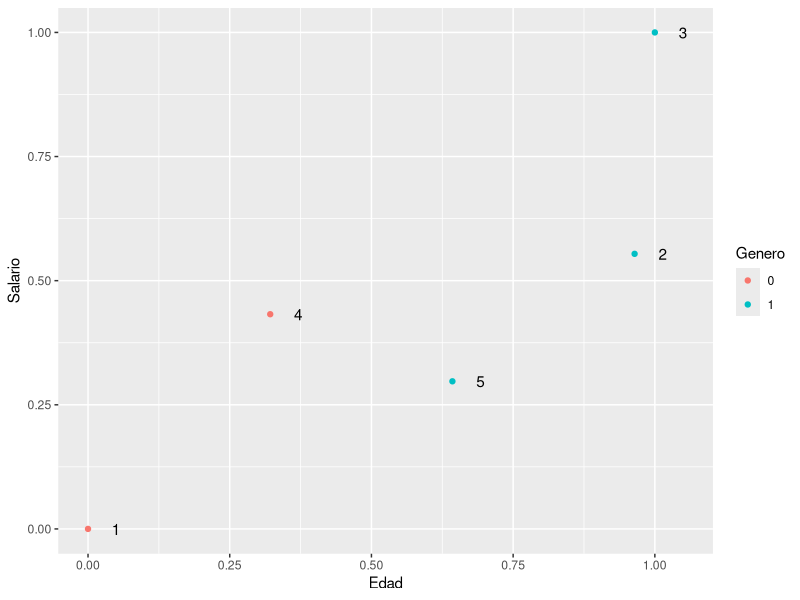
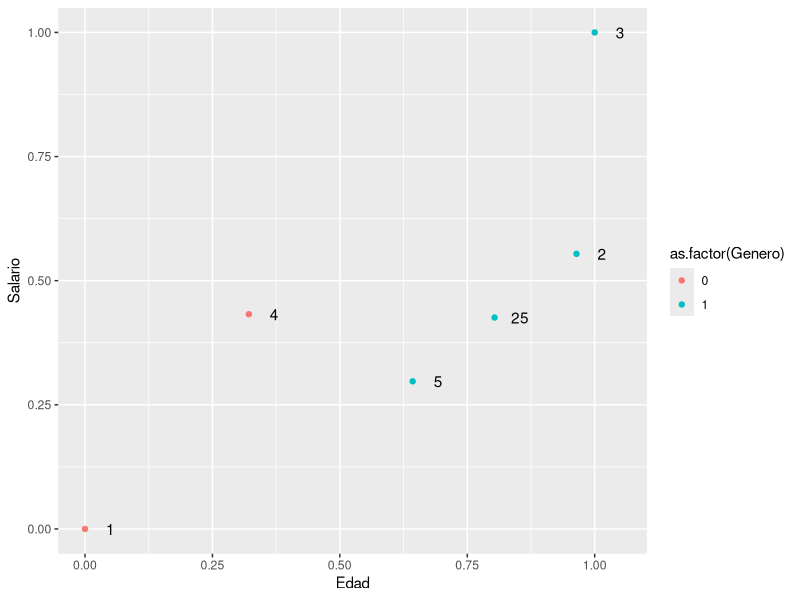
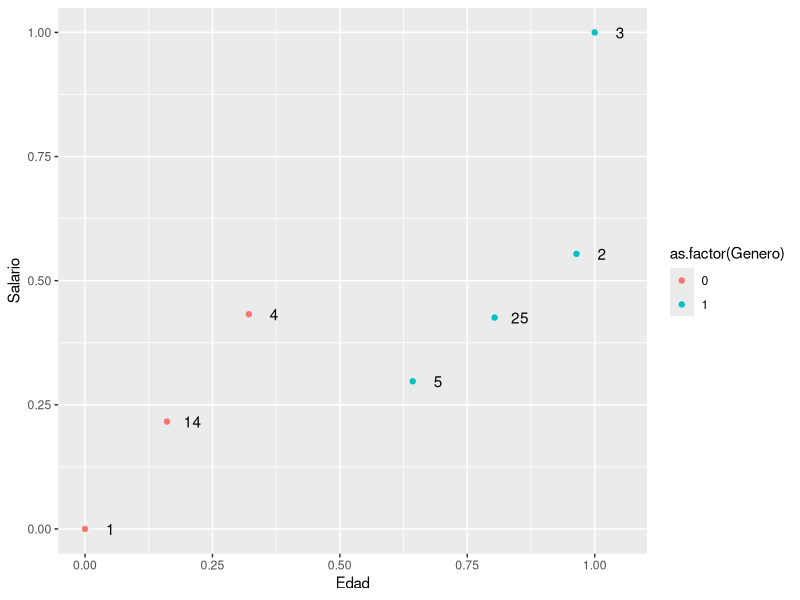
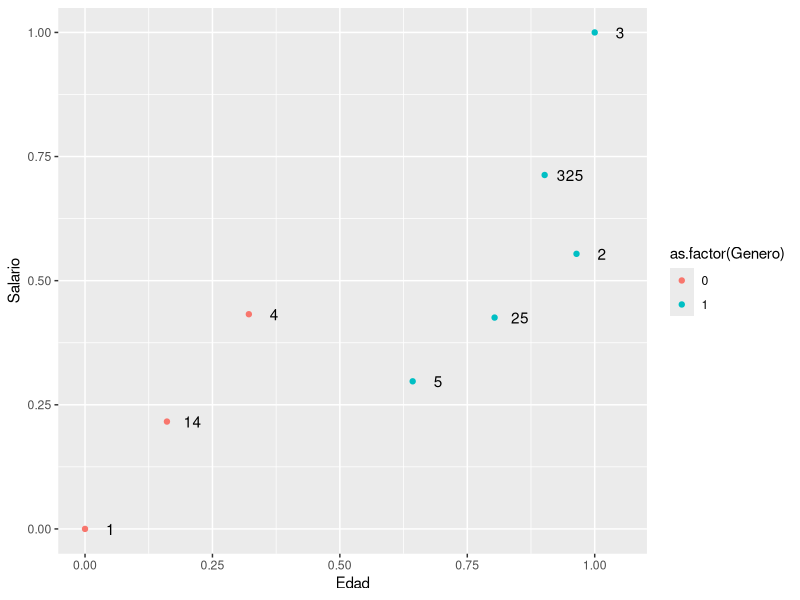

Generate these figures, in order, with R:
################## R Lab ################## 
################## Análisis de clusters ##################
#----------------------------------------------------------#
#----------------------------------------------------------#
####### Retos de clase - 8.4 Custering aglomerativo para empleados de Deloitte #################
# --- Inicio resolucion  ---
#Librerias
library(ggplot2) #libreria grafica

#Dados 5 empleados de Deloitte caracterizados por el siguiente dataframe
df_deloitte <- data.frame (
  ID  = c(1,2,3,4,5),
  Genero = c("F", "M","M","F","M"),
  Edad = c(24,51,52,33,42), # años
  Salario =c(23,64,97,55,45) #k€
)

#Transformación de datos.
#Explicar pq es necesario crear la variable dummy sobre genero.

#Explicar pq se hace una normalizacion de datos.
df_deloitteS =  data.frame(
  Edad =  (df_deloitte$Edad - min(df_deloitte$Edad)) / (max(df_deloitte$Edad) - min(df_deloitte$Edad)),
  Salario =  (df_deloitte$Salario - min(df_deloitte$Salario)) / (max(df_deloitte$Salario) - min(df_deloitte$Salario)),
  Genero = ifelse( df_deloitte$Genero == "M",1,0))

rownames (df_deloitteS)= df_deloitte$ID
#Visualizamos datos
ggplot(data=df_deloitteS, aes(x=Edad, y=Salario))+
  geom_point(aes(color=as.factor(Genero)))+
  labs(color = "Genero") +
  geom_text(aes(label=rownames(df_deloitteS)), nudge_x = 0.05)

#Calculamos distancia euclidea (diferencia entre observaciones) - 
#Hay normalización de datos en este caso? Tiene la variables Genero más peso que las otras variables?
dist12 =  sqrt(sum((df_deloitteS["1",] - df_deloitteS ["2",])^2)) 
dist13 =  sqrt(sum((df_deloitteS["1",] - df_deloitteS ["3",])^2)) 
dist14 =  sqrt(sum((df_deloitteS["1",] - df_deloitteS ["4",])^2)) 
dist15 =  sqrt(sum((df_deloitteS["1",] - df_deloitteS ["5",])^2)) 
dist23 =  sqrt(sum((df_deloitteS["2",] - df_deloitteS ["3",])^2)) 
dist24 =  sqrt(sum((df_deloitteS["2",] - df_deloitteS ["4",])^2)) 
dist25 =  sqrt(sum((df_deloitteS["2",] - df_deloitteS ["5",])^2)) 
dist34 =  sqrt(sum((df_deloitteS["3",] - df_deloitteS ["4",])^2)) 
dist35 =  sqrt(sum((df_deloitteS["3",] - df_deloitteS ["5",])^2)) 
dist45 =  sqrt(sum((df_deloitteS["4",] - df_deloitteS ["5",])^2)) 
#Valores de distancia (vease entorno de variables) sugieren que 2 y 5 son los mas cercanos
rm(list=ls(pattern = 'dist')) #limpiamos entorno de variables

#Definimos nuevo clusters, como una media de los dos cluster que lo forman
df_deloitteS["25",] = (df_deloitteS["2",] + df_deloitteS["5",]) / 2
df_deloitteS["25",]

#Visualizamos datos con el nuevo cluster
ggplot(data=df_deloitteS, aes(x=Edad, y=Salario))+
  geom_point(aes(color=as.factor(Genero)))+
  geom_text(aes(label=rownames(df_deloitteS)), nudge_x = 0.05)

#Calculamos distancia euclidea (diferencia entre observaciones)          
dist125 =  sqrt(sum((df_deloitteS["1",] - df_deloitteS ["25",])^2)) 
dist325 =  sqrt(sum((df_deloitteS["3",] - df_deloitteS ["25",])^2)) 
dist425 =  sqrt(sum((df_deloitteS["4",] - df_deloitteS ["25",])^2)) 
dist13 =  sqrt(sum((df_deloitteS["1",] - df_deloitteS ["3",])^2)) 
dist14 =  sqrt(sum((df_deloitteS["1",] - df_deloitteS ["4",])^2)) 
dist34 =  sqrt(sum((df_deloitteS["3",] - df_deloitteS ["4",])^2)) 
#Valores de distancia (ver valor de variables) sugieren que 14 son los mas cercanos
rm(list=ls(pattern = 'dist')) #limpiamos entorno de variables

#Definimos nuevo clusters, como una media de los dos cluster que lo forman
df_deloitteS["14",] = (df_deloitteS["1",] + df_deloitteS["4",]) / 2
df_deloitteS["14",]

#Visualizamos datos con el nuevo cluster
ggplot(data=df_deloitteS, aes(x=Edad, y=Salario))+
  geom_point(aes(color=as.factor(Genero)))+
  geom_text(aes(label=rownames(df_deloitteS)), nudge_x = 0.05)


#Calculamos distancia euclidea (diferencia entre observaciones)          
dist1425 =  sqrt(sum((df_deloitteS["14",] - df_deloitteS ["25",])^2)) 
dist314 =  sqrt(sum((df_deloitteS["3",] - df_deloitteS ["14",])^2)) 
dist325 =  sqrt(sum((df_deloitteS["3",] - df_deloitteS ["25",])^2))
#Valores de distancia (ver variables) sugieren que 325 son los mas cercanos
rm(list=ls(pattern = 'dist')) #limpiamos entorno de variables

#Definimos nuevo clusters, como una media de los dos cluster que lo forman
df_deloitteS["325",] = (df_deloitteS["3",] + df_deloitteS["25",]) / 2
df_deloitteS["325",]

#Visualizamos datos con el nuevo cluster
ggplot(data=df_deloitteS, aes(x=Edad, y=Salario))+
  geom_point(aes(color=as.factor(Genero)))+
  geom_text(aes(label=rownames(df_deloitteS)), nudge_x = 0.05)

###Este proceso de custering aglomerativo continuaría hasta que tuviésemos un unico cluster.

# --- Fin resolucion  ---
